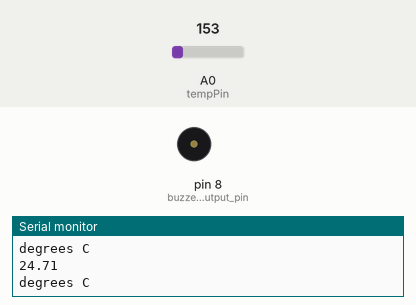
Simulated run of this sketch. Board: Arduino Uno, built with avr-gcc and run on an emulated ATmega328P. On the bench: buzzer (waves = sounding), the last lines printed to the serial monitor. The inputs (shaded band) are chosen by the test bench; at power-on: A0 (tempPin) = 153.

Above: at 5.8 s.
5.9 s: A0 (tempPin) set to 131
At 10.01 s:
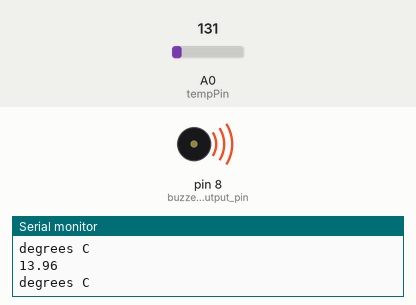
16.5 s: A0 (tempPin) set to 107
At 17.6 s:
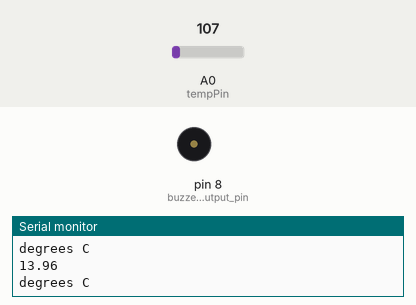
Timing chart, 0 to 19.5 s (numbered marks = the images above; inputs shaded):
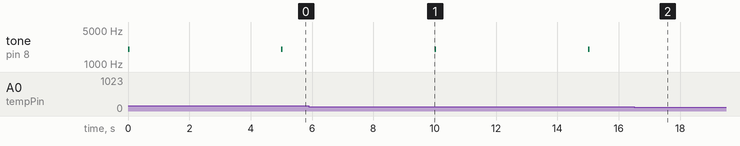

The sketch:

TempSensor.ino
```cpp
//Variables
int tempPin = A0; //input the analog pin that the TMP36's Vout is connected to

void setup() {
  pinMode(8, OUTPUT); //buzzer output pin
  Serial.begin(9600); //initiate serial connection with computer
}

void loop() {
   int rawTempVal = analogRead(tempPin); //saving the value received from the TMP36
  float voltage = rawTempVal * 5.0; //converts the sensor value to voltage (for 5V)
  voltage /= 1024.0;


  float temperatureC = (voltage-0.5)*100; //voltage to temperature, first convert from 10 mv/degree with 500 mV offset


  Serial.println(temperatureC); Serial.println("degrees C");

   if(temperatureC>8){ //if temp rises above 8 degrees C

     tone(8, 2000, 50); //configuring buzzer to pin 8
     delay(5000);
    }

  else if(temperatureC<2){

      tone(8, 2000, 50); //configuring buzzer to pin 8
      delay(5000);
    }

  else{
   noTone(8);
  }

}
```

Measured:
- the behaviour switches between 119 and 118 on A0 (tempPin) (found by bisection; images 1 and 2)
- after the input at 16.5 s, tone on pin 8 (buzzer_output_pin): stops changing and stays silent
- by itself, tone on pin 8 (buzzer_output_pin): alternates 2000 Hz for 0.05 s and silent for 5.0 s
